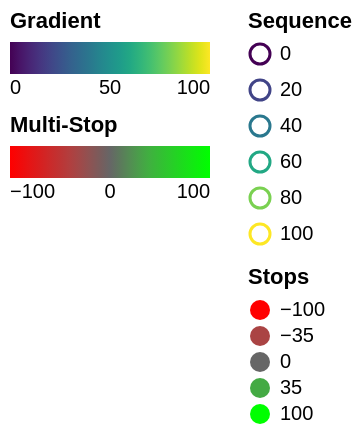

Specify this chart in Vega-Lite:
### Vega specification from a JSON file in a GitHub repository (floating-point values rounded to 4 significant figures)
{"$schema": "https://vega.github.io/schema/vega/v4.json", "width": 0, "height": 0, "padding": 5, "config": {"legend": {"gradientDirection": "horizontal", "gradientLength": 100}}, "scales": [{"name": "sequence", "type": "linear", "range": {"scheme": "viridis"}, "domain": [0, 100]}, {"name": "stops", "type": "linear", "range": ["#f00", "#a44", "#666", "#4a4", "#0f0"], "domain": [-100, -35, 0, 35, 100]}], "legends": [{"type": "gradient", "fill": "sequence", "orient": "left", "title": "Gradient", "offset": 0}, {"type": "gradient", "stroke": "stops", "orient": "left", "title": "Multi-Stop", "offset": 0}, {"type": "symbol", "stroke": "sequence", "orient": "right", "title": "Sequence", "encode": {"symbols": {"interactive": true, "update": {"fill": {"value": "transparent"}}, "hover": {"fill": {"value": "#ccc"}}}, "labels": {"interactive": true, "update": {"fill": {"value": "#000"}, "fontWeight": {"value": null}}, "hover": {"fill": {"value": "firebrick"}, "fontWeight": {"value": "bold"}}}}}, {"type": "symbol", "fill": "stops", "orient": "right", "title": "Stops", "values": [-100, -35, 0, 35, 100]}]}
